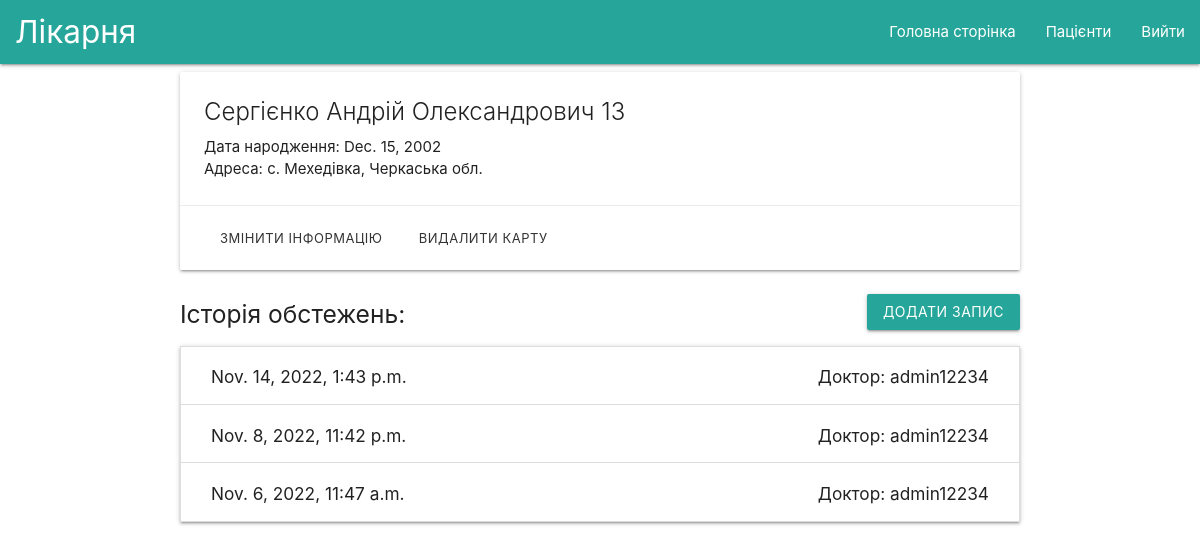
Page /patients/info/2/ (signed in) on the committed database.
### patients/models.py (models this page shows)
class PatientCard(models.Model):
    full_name = models.CharField(max_length=100)
    home_address = models.CharField(max_length=500)
    date_of_birth = models.DateField()

class ExaminationNote(models.Model):
    card = models.ForeignKey(PatientCard, related_name="examination_notes", on_delete=models.CASCADE)
    doctor = models.ForeignKey(CustomUser, related_name="examination_notes", on_delete=models.SET_NULL, null=True)
    date = models.DateTimeField(auto_now_add=True)
    text = models.TextField()

### account/models.py (models this page shows, shortened)
class CustomUser(AbstractBaseUser):
    email = models.EmailField(max_length=100, unique=True, validators=[validators.EmailValidator()])
    full_name = models.CharField(max_length=200)
    specialty = models.CharField(max_length=100, default='Невідомо')
    is_admin = models.BooleanField(blank=True, default=False)
    objects = CustomUserManager()
    USERNAME_FIELD = 'email'
    REQUIRED_FIELDS = ['full_name']

### patients/views.py (the view)
# urls.py: path('info/<int:card_id>/', views.card_info, name="card_info"),
@login_required
def card_info(request, card_id):
    card = PatientCard.objects.get(id=card_id)
    notes_queryset = card.examination_notes.order_by("-id")
    notes_paginator = Paginator(notes_queryset, 10)
    page = request.GET['notes_page'] if 'notes_page' in request.GET else 1
    notes = notes_paginator.get_page(page)
    form_add_note = AddNoteForm()
    form_edit_info = AddCardForm()
    form_edit_info.fields['full_name'].initial = card.full_name
    form_edit_info.fields['date_of_birth'].initial = card.date_of_birth
    form_edit_info.fields['home_address'].initial = card.home_address
    form_edit_note = AddNoteForm()
    context = {
        "card": card,
        "notes": notes,
        "form_add_note": form_add_note,
        "form_edit_info": form_edit_info,
        "form_edit_note": form_edit_note
    }
    return render(request, "patients/cardInfo.html", context)

### templates/patients/cardInfo.html (shortened to what this page needs)
{% extends "base.html" %}
{% load static %}
{% block content %}
    <div class="container">
        <div class="card">
            <div class="card-content">
                <span id="full_name_span" class="card-title">{{ card.full_name }}</span>
                <p id="date_of_birth_p">Дата народження: {{ card.date_of_birth }}</p>
                <p id="home_address_p">Адреса: {{ card.home_address }}</p>
            </div>
            <div class="card-action">
                <a class="waves-effect waves-light btn-flat btn-small modal-trigger" href="#modal_edit_info">Змінити інформацію</a>
                <a class="waves-effect waves-light btn-flat btn-small modal-trigger" href="#modal_confirm_delete">Видалити карту</a>
            </div>
        </div>
        {% if notes|length > 0 %}
            <div style="display: flex; justify-content: space-between; align-items: center">
                <h5>Історія обстежень:</h5>
                <a class="modal-trigger waves-effect waves-light btn" href="#modal_add_note">Додати запис</a>
            </div>
        <ul class="collapsible">
            {% for note in notes %}
                <li>
                    <div class="collapsible-header" style="justify-content: space-between; padding: 10px 30px">
                        <h6>{{ note.date }}</h6>
                        <h6>Доктор: {{ note.doctor.full_name }}</h6>
                    </div>
                </li>
            {% endfor %}
        </ul>
            {% else %}
            <div style="display: flex; justify-content: space-between; align-items: center">
                <h5>Записів огляду немає</h5>
                <a class="modal-trigger waves-effect waves-light btn" href="#modal_add_note">Додати запис</a>
            </div>
        {% endif %}
    </div>
{% endblock %}

### static/css/main.css (style rules this page uses)
a { color: inherit; text-decoration: inherit; }
ul { list-style: none; }

### rows in the picture
PatientCard: full_name "Сергієнко Андрій Олександрович 13", date_of_birth "Dec. 15, 2002", home_address "с. Мехедівка, Черкаська обл."
ExaminationNote: date "Nov. 14, 2022, 1:43 p.m.", doctor.full_name "admin12234"
ExaminationNote: date "Nov. 8, 2022, 11:42 p.m.", doctor.full_name "admin12234"
ExaminationNote: date "Nov. 6, 2022, 11:47 a.m.", doctor.full_name "admin12234"
